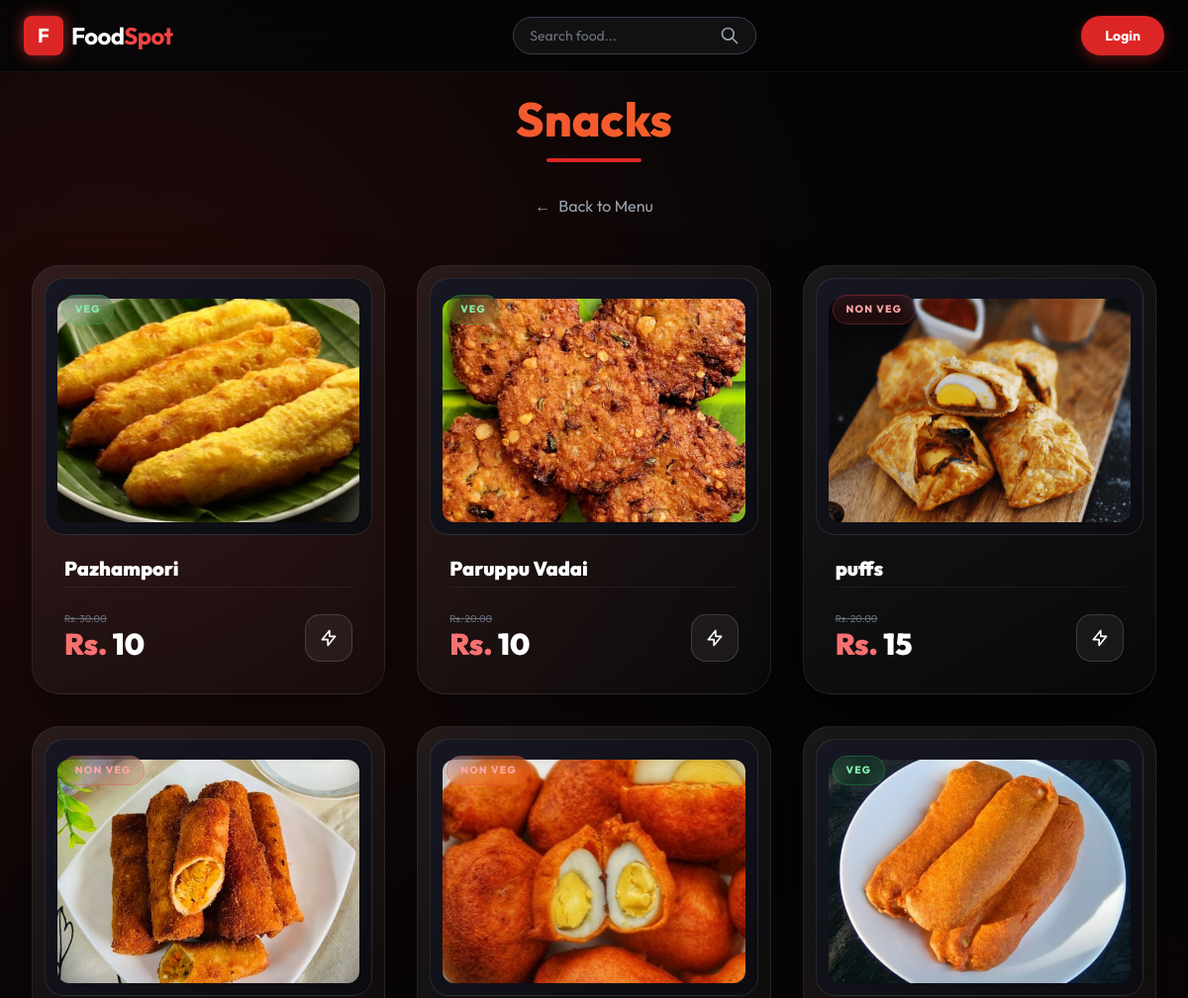
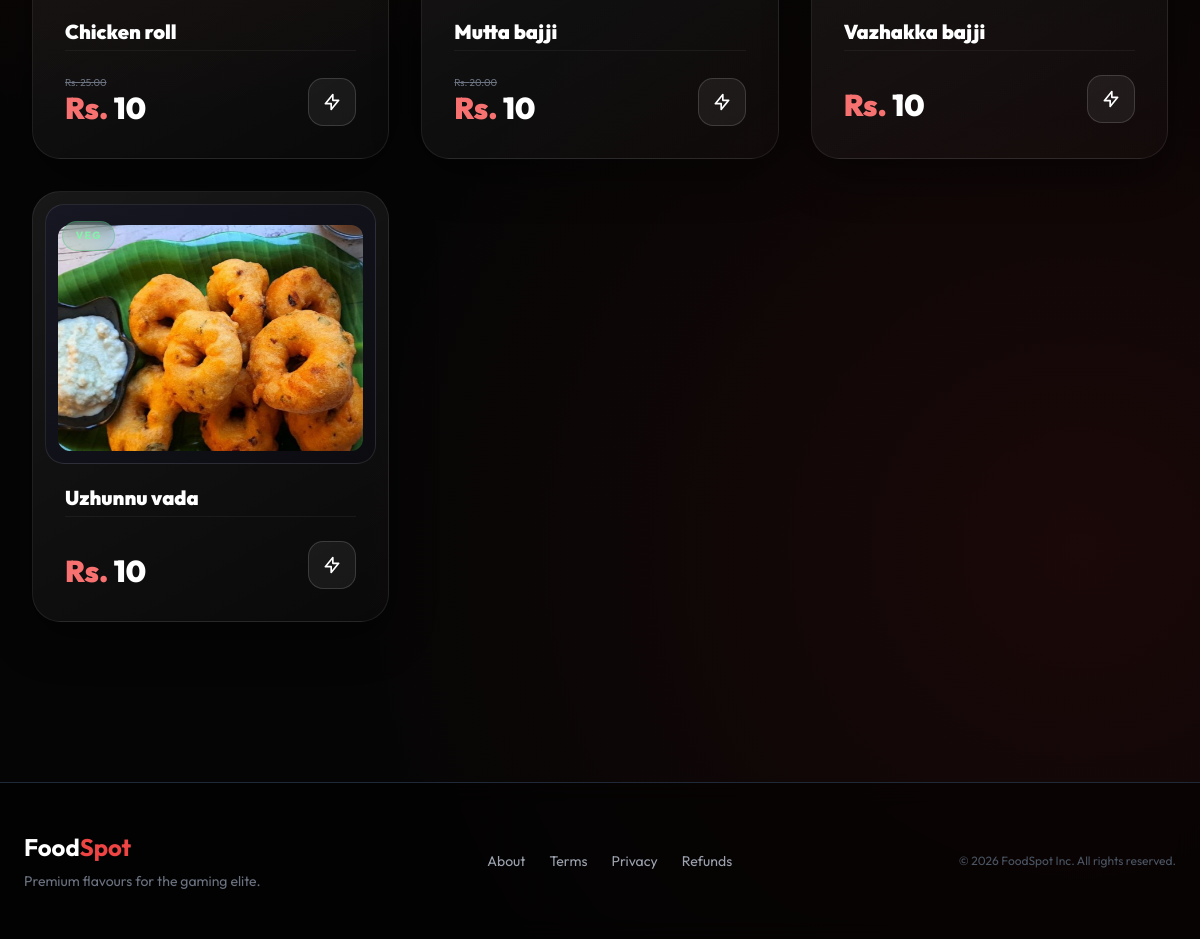
The page /category/5/ on the database its author committed (2 pictures, top to bottom).
### menu/models.py (models this page shows, shortened)
class Product(models.Model):
    category = models.ForeignKey(Category, on_delete=models.CASCADE)
    name = models.CharField(max_length=150, null=False, blank=False)
    product_image = models.ImageField(upload_to='images', null=True, blank=True)
    quantity = models.IntegerField(null=False, blank=False, default=0)
    original_price = models.DecimalField(max_digits=10, decimal_places=2, null=False)
    selling_price = models.DecimalField(max_digits=10, decimal_places=2, null=False)
    description = models.TextField(max_length=300, null=False)
    is_veg = models.BooleanField(default=False)
    is_active = models.BooleanField(default=True)

### menu/views.py (the view)
# urls.py: path("category/<int:pk>/", CategoryDetailView.as_view(), name="category_detail"),
@method_decorator(never_cache, name="dispatch")
class CategoryDetailView(View):
    def get(self, request, pk):
        category = Category.objects.get(id=pk)
        products = Product.objects.filter(category=category, is_active=True)
        return render(request, "menu/category_detail.html", {
            "name": category,
            "data": products
        })

### menu/models.py (called while the page is built)
    def __str__(self):
        return self.name

### menu/templates/menu/category_detail.html (shortened to what this page needs)
{% extends "menu/base.html" %}
{% block content %}
<div class="mb-12 text-center">
    <h1 class="text-5xl font-extrabold text-transparent bg-clip-text bg-gradient-to-r from-red-500 to-orange-500 mb-4">
    </h1>
    <div class="h-1 w-24 bg-red-600 mx-auto rounded-full"></div>
    <div class="mt-8">
        <a href="{% url 'home' %}" class="text-gray-400 hover:text-white transition flex items-center justify-center gap-2 group">
            <span class="group-hover:-translate-x-1 transition">&larr;</span> Back to Menu
        </a>
    </div>
</div>
<div class="grid grid-cols-1 sm:grid-cols-2 md:grid-cols-3 xl:grid-cols-4 gap-8 mb-20 fade-in">
    {% for prod in data %}
    <article class="theme-card group p-3" style="--accent-color: {% if prod.is_veg %}34,197,94{% else %}239,68,68{% endif %};">
        <div class="relative h-[260px] overflow-hidden theme-media p-3 pt-5">
            <div class="absolute top-4 left-4 z-20">
                <span class="theme-chip {% if prod.is_veg %}text-green-300 border-green-500/30 bg-green-500/10{% else %}text-red-300 border-red-500/30 bg-red-500/10{% endif %}">
                    {% if prod.is_veg %}Veg{% else %}Non Veg{% endif %}
                </span>
            </div>
            <a href="{% url 'product_detail' prod.id %}" class="block w-full h-full">
                {% if prod.product_image %}
                <img src="{{ prod.product_image.url }}" class="w-full h-full object-cover rounded-xl transform group-hover:scale-105 transition duration-[1.2s] ease-out">
                {% endif %}
            </a>
        </div>
        <div class="p-5">
            <h3 class="text-xl font-black text-white truncate mb-1 group-hover:text-red-300 transition">{{ prod.name }}</h3>
            <div class="flex items-end justify-between border-t border-white/5 pt-6">
                <div class="flex flex-col">
                    {% if prod.selling_price < prod.original_price %}
                    <span class="text-[10px] text-gray-500 line-through">Rs. {{ prod.original_price }}</span>
                    {% endif %}
                    <span class="text-3xl font-black text-white"><span class="text-red-400">Rs.</span> {{ prod.selling_price|floatformat:0 }}</span>
                </div>
                <a href="{% url 'buy' prod.id %}" class="theme-btn-ghost w-12 h-12 flex items-center justify-center active:scale-90">
                    <svg xmlns="http://www.w3.org/2000/svg" class="h-5 w-5" fill="none" viewBox="0 0 24 24" stroke="currentColor">
                        <path stroke-linecap="round" stroke-linejoin="round" stroke-width="2" d="M13 10V3L4 14h7v7l9-11h-7z" />
                    </svg>
                </a>
            </div>
        </div>
    </article>
    {% endfor %}
</div>
{% endblock %}

### menu/templates/menu/base.html (style rules this page uses)
:root { --theme-bg: #050505; --theme-surface: #0b0b0f; --theme-surface-2: #12121a; --theme-border: rgba(255, 255, 255, 0.08); --theme-red: #ef4444; --theme-red-soft: rgba(239, 68, 68, 0.22); --theme-green: #22c55e; --theme-text: #f8fafc; --theme-muted: #94a3b8; }
body { font-family: 'Outfit', sans-serif; background-color: var(--theme-bg); background-image: radial-gradient(circle at 10% 20%, rgba(220, 38, 38, 0.15) 0%, transparent 40%), radial-gradient(circle at 90% 80%, rgba(220, 38, 38, 0.1) 0%, transparent 40%); color: #fff; overflow-x: hidden; }
.fade-in { animation: fadeIn 0.6s ease-out forwards; opacity: 0; transform: translateY(10px); }
.theme-card { position: relative; border-radius: 1.75rem; border: 1px solid var(--theme-border); background: linear-gradient(150deg, rgba(255, 255, 255, 0.08), rgba(255, 255, 255, 0.02)); box-shadow: 0 15px 45px rgba(0, 0, 0, 0.45); overflow: hidden; transition: transform .35s ease, border-color .35s ease, box-shadow .35s ease; }
.theme-media { border-radius: 1.2rem; overflow: hidden; border: 1px solid rgba(255, 255, 255, 0.1); background: linear-gradient(145deg, #171723, #0b0b10); }
.theme-chip { display: inline-flex; align-items: center; gap: .35rem; border: 1px solid rgba(255, 255, 255, 0.16); border-radius: 9999px; padding: .4rem .8rem; font-size: .65rem; font-weight: 800; letter-spacing: .12em; text-transform: uppercase; background: rgba(255, 255, 255, 0.05); color: #d1d5db; backdrop-filter: blur(8px); }
.theme-btn-ghost { border: 1px solid rgba(255, 255, 255, 0.15); border-radius: .95rem; background: rgba(255, 255, 255, 0.06); color: #fff; transition: background .2s ease, transform .2s ease; }

### rows shown on the page
Product: is_veg "VEG", product_image (picture), name "Pazhampori", original_price "30.00", selling_price "10"
Product: is_veg "VEG", product_image (picture), name "Paruppu Vadai", original_price "20.00", selling_price "10"
Product: is_veg "NON VEG", product_image (picture), name "puffs", original_price "20.00", selling_price "15"
Product: is_veg "NON VEG", product_image (picture), name "Chicken roll", original_price "25.00", selling_price "10"
Product: is_veg "NON VEG", product_image (picture), name "Mutta bajji", original_price "20.00", selling_price "10"
Product: is_veg "VEG", product_image (picture), name "Vazhakka bajji", selling_price "10"
Product: is_veg "VEG", product_image (picture), name "Uzhunnu vada", selling_price "10"
